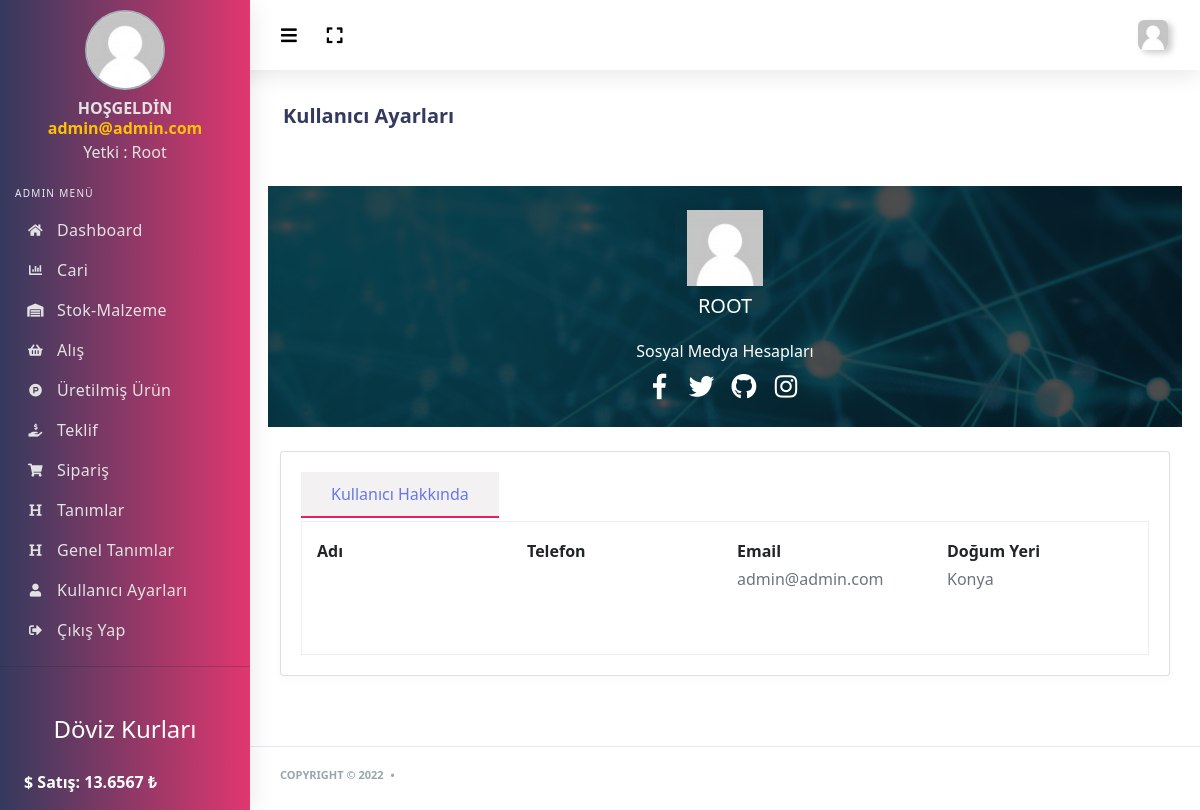
Page /admin/kullanici-profil.php (signed in) on the earlier database version.
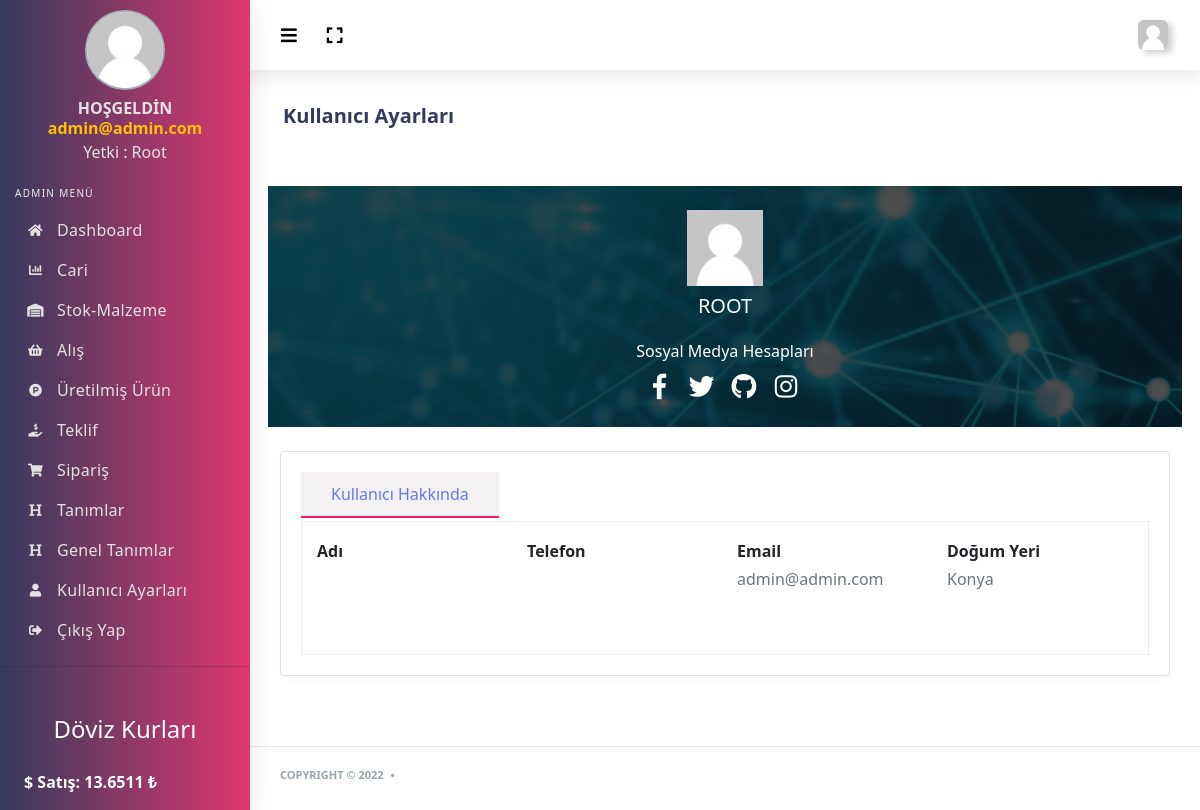
Same page on the later database version.
### tables this page shows
CREATE TABLE `doviz_tbl` (
  `id` int(11) NOT NULL,
  `dolar_satis` double NOT NULL,
  `euro_satis` double NOT NULL
);

### admin/kullanici-profil.php (the view, shortened to what the changed rows need)
<?php include 'header.php' ?>
<?php include 'sidebar.php' ?>
<div class="main-content">
  <section class="section">
    <div class="section-header">
      <div class="row">
        <div class="col-xl-6 col-lg-6 col-md-6 col-sm-12">
          <div class="section-header-breadcrumb-content">
            <h1>Kullanıcı Ayarları</h1>
          </div>
        </div>
      </div>
    </div>
  </section>
</div>
</div>
<?php include 'footer.php' ?>

### admin/sidebar.php (shortened to what the changed rows need)
<div class="main-sidebar sidebar-style-2">
  <aside id="sidebar-wrapper">
    <ul class="sidebar-menu">
        <li class="mt-5">
          <nav class="nav text-white fw-bold m-4">
            <p>$ Satış: <?=$dovizcek['dolar_satis']?> ₺</p>
          </nav>
        </li>
      </ul>
    </aside>
  </div>

Differences in the rows shown:
changed doviz_tbl: dolar_satis "13.6567" → "13.6511"
